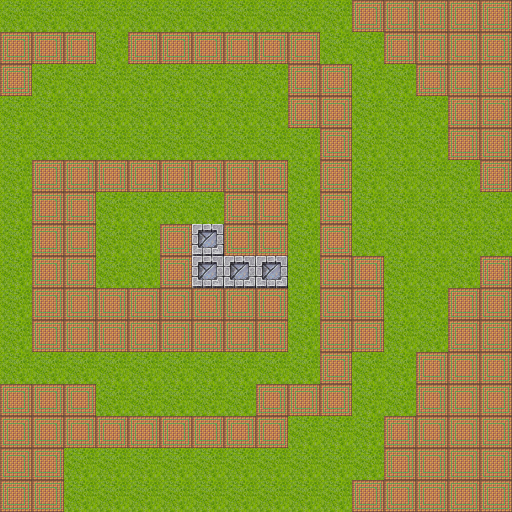

A level layout from a 2D game, rendered from its tile map. Below: a short description, then the map file with its tile-grid data intact:
An orthogonal 16x16 tile map with 32x32 px tiles, 2 tile layers (Ground, Collision).

<map version="1.0" orientation="orthogonal" renderorder="right-down" width="16" height="16" tilewidth="32" tileheight="32" nextobjectid="16">
 <tileset firstgid="1" name="tilea2" tilewidth="32" tileheight="32" tilecount="192" columns="16">
  <image source="../images/tilea2.png" width="512" height="384" />
  <tile id="0">
   <properties>
    <property name="Collision" type="bool" value="true" />
   </properties>
  </tile>
 </tileset>
 <layer name="Ground" width="16" height="16">
  <data encoding="csv">
1,1,1,1,1,1,1,1,1,1,1,55,55,55,55,55,
55,55,55,1,55,55,55,55,55,55,1,1,55,55,55,55,
55,1,1,1,1,1,1,1,1,55,55,1,1,55,55,55,
1,1,1,1,1,1,1,1,1,55,55,1,1,1,55,55,
1,1,1,1,1,1,1,1,1,1,55,1,1,1,55,55,
1,55,55,55,55,55,55,55,55,1,55,1,1,1,1,55,
1,55,55,1,1,1,1,55,55,1,55,1,1,1,1,1,
1,55,55,1,1,55,55,55,55,1,55,1,1,1,1,1,
1,55,55,1,1,55,55,55,55,1,55,55,1,1,1,55,
1,55,55,55,55,55,55,55,55,1,55,55,1,1,55,55,
1,55,55,55,55,55,55,55,55,1,55,55,1,1,55,55,
1,1,1,1,1,1,1,1,1,1,55,1,1,55,55,55,
55,55,55,1,1,1,1,1,55,55,55,1,1,55,55,55,
55,55,55,55,55,55,55,55,55,1,1,1,55,55,55,55,
55,55,1,1,1,1,1,1,1,1,1,1,55,55,55,55,
55,55,1,1,1,1,1,1,1,1,1,55,55,55,55,55
</data>
 </layer>
 <layer name="Collision" width="16" height="16">
  <data encoding="csv">
0,0,0,0,0,0,0,0,0,0,0,61,61,61,61,61,
61,61,61,0,61,61,61,61,61,61,0,0,61,61,61,61,
61,0,0,0,0,0,0,0,0,61,61,0,0,61,61,61,
0,0,0,0,0,0,0,0,0,61,61,0,0,0,61,61,
0,0,0,0,0,0,0,0,0,0,61,0,0,0,61,61,
0,61,61,61,61,61,61,61,61,0,61,0,0,0,0,61,
0,61,61,0,0,0,0,61,61,0,61,0,0,0,0,0,
0,61,61,0,0,61,0,61,61,0,61,0,0,0,0,0,
0,61,61,0,0,61,0,0,0,0,61,61,0,0,0,61,
0,61,61,61,61,61,61,61,61,0,61,61,0,0,61,61,
0,61,61,61,61,61,61,61,61,0,61,61,0,0,61,61,
0,0,0,0,0,0,0,0,0,0,61,0,0,61,61,61,
61,61,61,0,0,0,0,0,61,61,61,0,0,61,61,61,
61,61,61,61,61,61,61,61,61,0,0,0,61,61,61,61,
61,61,0,0,0,0,0,0,0,0,0,0,61,61,61,61,
61,61,0,0,0,0,0,0,0,0,0,61,61,61,61,61
</data>
 </layer>
</map>
